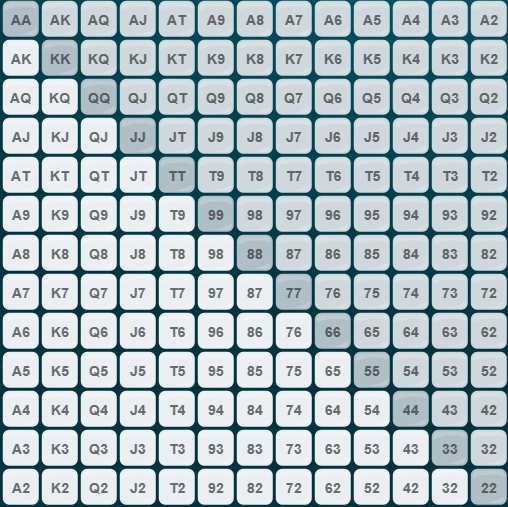
#> input picture ranges/base.png, 508 x 507 px; its folder holds only this picture in this run
$ python crop.py
#> lines starting #> are read from the running program, lines starting #| are printed output that depends on the picture
from PIL import Image
import os
from pathlib import Path

import PIL

src_dir = Path("ranges")  # dossier racine


def crop_image(path):
    img = Image.open(path)
#> img is the input picture: PIL image 508x507 RGBA; mean R, G, B, A 174.4, 189.4, 194.3, 255
    if img.size != (510, 510):
        cropped_image = img.crop((75, 445, 585, 955))
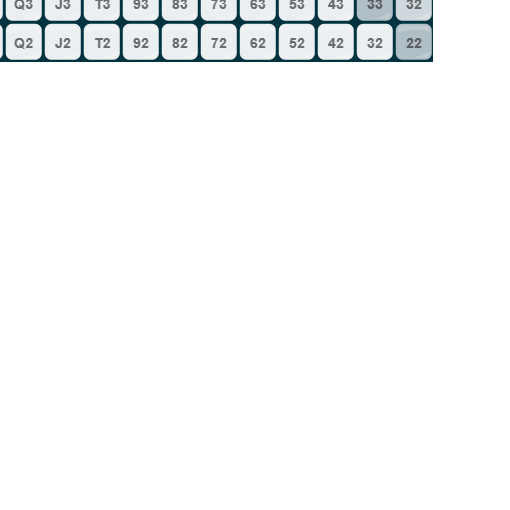
#> cropped_image: PIL image 510x510 RGBA; mean R, G, B, A 18.7, 19.9, 20.4, 26.3; transparent parts drawn white
        print("Cropped:", p)
        cropped_image.save(path)  # écrase l’original


for p in src_dir.rglob("*.png"):
    crop_image(p)
